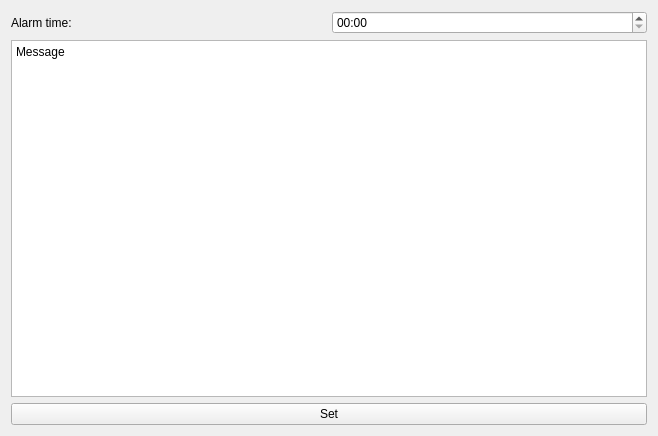
<?xml version="1.0" encoding="UTF-8"?>
<ui version="4.0">
 <class>AddAlarm</class>
 <widget class="QWidget" name="AddAlarm">
  <property name="geometry">
   <rect>
    <x>0</x>
    <y>0</y>
    <width>658</width>
    <height>436</height>
   </rect>
  </property>
  <property name="windowTitle">
   <string>Form</string>
  </property>
  <layout class="QGridLayout" name="gridLayout">
   <item row="1" column="0">
    <widget class="QTextEdit" name="message">
     <property name="html">
      <string>&lt;!DOCTYPE HTML PUBLIC &quot;-//W3C//DTD HTML 4.0//EN&quot; &quot;http://www.w3.org/TR/REC-html40/strict.dtd&quot;&gt;
&lt;html&gt;&lt;head&gt;&lt;meta name=&quot;qrichtext&quot; content=&quot;1&quot; /&gt;&lt;style type=&quot;text/css&quot;&gt;
p, li { white-space: pre-wrap; }
&lt;/style&gt;&lt;/head&gt;&lt;body style=&quot; font-family:'Sans Serif'; font-size:9pt; font-weight:400; font-style:normal;&quot;&gt;
&lt;p style=&quot; margin-top:0px; margin-bottom:0px; margin-left:0px; margin-right:0px; -qt-block-indent:0; text-indent:0px;&quot;&gt;Message&lt;/p&gt;&lt;/body&gt;&lt;/html&gt;</string>
     </property>
    </widget>
   </item>
   <item row="0" column="0">
    <layout class="QHBoxLayout" name="horizontalLayout">
     <item>
      <widget class="QLabel" name="label">
       <property name="text">
        <string>Alarm time:</string>
       </property>
      </widget>
     </item>
     <item>
      <widget class="QTimeEdit" name="time">
       <property name="displayFormat">
        <string>HH:mm</string>
       </property>
      </widget>
     </item>
    </layout>
   </item>
   <item row="2" column="0">
    <widget class="QPushButton" name="setButton">
     <property name="text">
      <string>Set</string>
     </property>
    </widget>
   </item>
  </layout>
 </widget>
 <resources/>
 <connections/>
</ui>
